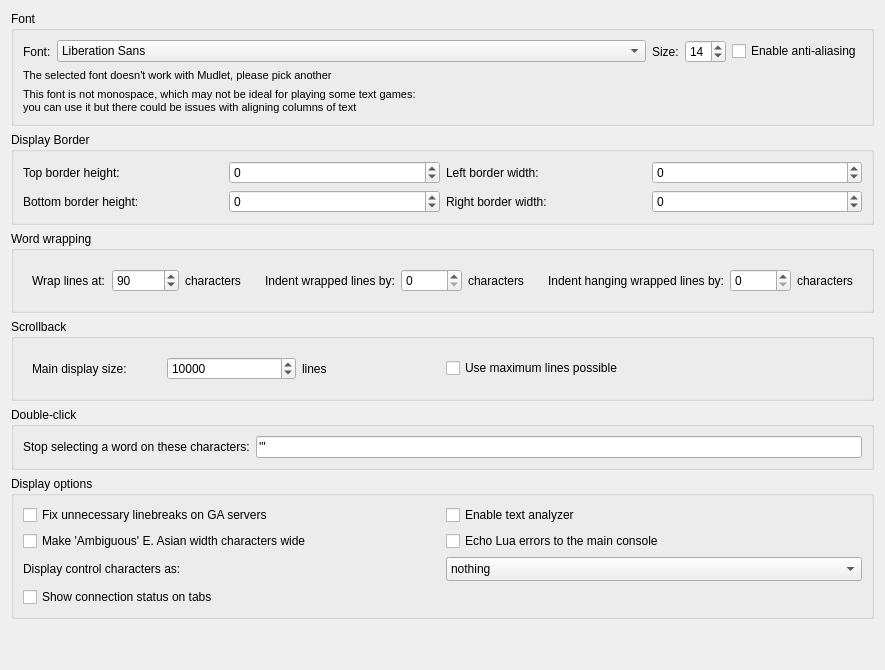
     <widget class="QWidget" name="tab_display">
      <property name="sizePolicy">
       <sizepolicy hsizetype="Expanding" vsizetype="Expanding">
        <horstretch>0</horstretch>
        <verstretch>0</verstretch>
       </sizepolicy>
      </property>
      <attribute name="title">
       <string>Main display</string>
      </attribute>
      <layout class="QVBoxLayout" name="vBoxLayout_tab_display">
       <item>
        <widget class="QGroupBox" name="groupBox_font">
         <property name="sizePolicy">
          <sizepolicy hsizetype="Preferred" vsizetype="Preferred">
           <horstretch>1</horstretch>
           <verstretch>0</verstretch>
          </sizepolicy>
         </property>
         <property name="title">
          <string>Font</string>
         </property>
         <layout class="QGridLayout" name="gridLayout_groupBox_font" columnstretch="0,1,0,0,0,0">
          <item row="0" column="0">
           <widget class="QLabel" name="label_displayFont">
            <property name="text">
             <string>Font:</string>
            </property>
            <property name="buddy">
             <cstring>fontComboBox_displayFont</cstring>
            </property>
           </widget>
          </item>
          <item row="0" column="1">
           <widget class="QFontComboBox" name="fontComboBox_displayFont">
            <property name="sizePolicy">
             <sizepolicy hsizetype="Preferred" vsizetype="Fixed">
              <horstretch>1</horstretch>
              <verstretch>0</verstretch>
             </sizepolicy>
            </property>
            <property name="editable">
             <bool>false</bool>
            </property>
            <property name="maxVisibleItems">
             <number>20</number>
            </property>
           </widget>
          </item>
          <item row="0" column="2">
           <widget class="QLabel" name="label_displayFontSize">
            <property name="text">
             <string>Size:</string>
            </property>
            <property name="buddy">
             <cstring>spinBox_displayFontSize</cstring>
            </property>
           </widget>
          </item>
          <item row="0" column="3">
           <widget class="QSpinBox" name="spinBox_displayFontSize">
            <property name="sizePolicy">
             <sizepolicy hsizetype="Preferred" vsizetype="Preferred">
              <horstretch>0</horstretch>
              <verstretch>0</verstretch>
             </sizepolicy>
            </property>
            <property name="minimum">
             <number>1</number>
            </property>
            <property name="maximum">
             <number>99</number>
            </property>
            <property name="value">
             <number>14</number>
            </property>
           </widget>
          </item>
          <item row="0" column="5">
           <widget class="QCheckBox" name="checkBox_antiAlias">
            <property name="toolTip">
             <string>&lt;p&gt;Use anti aliasing on fonts. Smoothes fonts if you have a high screen resolution and you can use larger fonts. Note that on low resolutions and small font sizes, the font gets blurry.&lt;/p&gt;</string>
            </property>
            <property name="text">
             <string>Enable anti-aliasing</string>
            </property>
           </widget>
          </item>
          <item row="1" column="0" colspan="4">
           <widget class="QLabel" name="label_invalidFontError">
            <property name="font">
             <font>
              <pointsize>8</pointsize>
             </font>
            </property>
            <property name="text">
             <string>The selected font doesn't work with Mudlet, please pick another</string>
            </property>
           </widget>
          </item>
          <item row="2" column="0" colspan="4">
           <widget class="QLabel" name="label_variableWidthFontWarning">
            <property name="font">
             <font>
              <pointsize>8</pointsize>
             </font>
            </property>
            <property name="text">
             <string comment="Note that this text is split into two lines so that the message is not too wide in English, please do the same for other locales where the text is the same or longer">This font is not monospace, which may not be ideal for playing some text games:
you can use it but there could be issues with aligning columns of text</string>
            </property>
           </widget>
          </item>
         </layout>
        </widget>
       </item>
       <item>
        <widget class="QGroupBox" name="groupBox_borders">
         <property name="sizePolicy">
          <sizepolicy hsizetype="Preferred" vsizetype="Preferred">
           <horstretch>0</horstretch>
           <verstretch>0</verstretch>
          </sizepolicy>
         </property>
         <property name="title">
          <string>Display Border</string>
         </property>
         <layout class="QGridLayout" name="gridLayout_groupBox_borders">
          <item row="0" column="0">
           <widget class="QLabel" name="label_26">
            <property name="sizePolicy">
             <sizepolicy hsizetype="Expanding" vsizetype="Preferred">
              <horstretch>0</horstretch>
              <verstretch>0</verstretch>
             </sizepolicy>
            </property>
            <property name="maximumSize">
             <size>
              <width>200</width>
              <height>16777215</height>
             </size>
            </property>
            <property name="toolTip">
             <string>&lt;p&gt;Extra space to have before text on top - can be set to negative to move text up beyond the screen.&lt;/p&gt;</string>
            </property>
            <property name="text">
             <string>Top border height:</string>
            </property>
            <property name="buddy">
             <cstring>topBorderHeight</cstring>
            </property>
           </widget>
          </item>
          <item row="0" column="1">
           <widget class="QSpinBox" name="topBorderHeight">
            <property name="sizePolicy">
             <sizepolicy hsizetype="Preferred" vsizetype="Preferred">
              <horstretch>0</horstretch>
              <verstretch>0</verstretch>
             </sizepolicy>
            </property>
            <property name="toolTip">
             <string>&lt;p&gt;Extra space to have before text on top - can be set to negative to move text up beyond the screen.&lt;/p&gt;</string>
            </property>
            <property name="minimum">
             <number>-1000000</number>
            </property>
            <property name="maximum">
             <number>1000000</number>
            </property>
            <property name="value">
             <number>0</number>
            </property>
           </widget>
          </item>
          <item row="0" column="2">
           <widget class="QLabel" name="label_29">
            <property name="sizePolicy">
             <sizepolicy hsizetype="Expanding" vsizetype="Preferred">
              <horstretch>0</horstretch>
              <verstretch>0</verstretch>
             </sizepolicy>
            </property>
            <property name="maximumSize">
             <size>
              <width>200</width>
              <height>16777215</height>
             </size>
            </property>
            <property name="toolTip">
             <string>&lt;p&gt;Extra space to have before text on the left - can be set to negative to move text left beyond the screen.&lt;/p&gt;</string>
            </property>
            <property name="text">
             <string>Left border width:</string>
            </property>
            <property name="buddy">
             <cstring>leftBorderWidth</cstring>
            </property>
           </widget>
          </item>
          <item row="0" column="3">
           <widget class="QSpinBox" name="leftBorderWidth">
            <property name="sizePolicy">
             <sizepolicy hsizetype="Preferred" vsizetype="Preferred">
              <horstretch>0</horstretch>
              <verstretch>0</verstretch>
             </sizepolicy>
            </property>
            <property name="toolTip">
             <string>&lt;p&gt;Extra space to have before text on the left - can be set to negative to move text left beyond the screen.&lt;/p&gt;</string>
            </property>
            <property name="minimum">
             <number>-1000000</number>
            </property>
            <property name="maximum">
             <number>1000000</number>
            </property>
            <property name="value">
             <number>0</number>
            </property>
           </widget>
          </item>
          <item row="1" column="0">
           <widget class="QLabel" name="label_27">
            <property name="sizePolicy">
             <sizepolicy hsizetype="Expanding" vsizetype="Preferred">
              <horstretch>0</horstretch>
              <verstretch>0</verstretch>
             </sizepolicy>
            </property>
            <property name="maximumSize">
             <size>
              <width>200</width>
              <height>16777215</height>
             </size>
            </property>
            <property name="toolTip">
             <string>&lt;p&gt;Extra space to have before text on the bottom - can be set to negative to allow text to go down beyond the screen.&lt;/p&gt;</string>
            </property>
            <property name="text">
             <string>Bottom border height:</string>
            </property>
            <property name="buddy">
             <cstring>bottomBorderHeight</cstring>
            </property>
           </widget>
          </item>
          <item row="1" column="1">
           <widget class="QSpinBox" name="bottomBorderHeight">
            <property name="sizePolicy">
             <sizepolicy hsizetype="Preferred" vsizetype="Preferred">
              <horstretch>0</horstretch>
              <verstretch>0</verstretch>
             </sizepolicy>
            </property>
            <property name="toolTip">
             <string>&lt;p&gt;Extra space to have before text on the bottom - can be set to negative to allow text to go down beyond the screen.&lt;/p&gt;</string>
            </property>
            <property name="minimum">
             <number>-1000000</number>
            </property>
            <property name="maximum">
             <number>1000000</number>
            </property>
            <property name="value">
             <number>0</number>
            </property>
           </widget>
          </item>
          <item row="1" column="2">
           <widget class="QLabel" name="label_28">
            <property name="sizePolicy">
             <sizepolicy hsizetype="Expanding" vsizetype="Preferred">
              <horstretch>0</horstretch>
              <verstretch>0</verstretch>
             </sizepolicy>
            </property>
            <property name="maximumSize">
             <size>
              <width>200</width>
              <height>16777215</height>
             </size>
            </property>
            <property name="toolTip">
             <string>&lt;p&gt;Extra space to have before text on the right - can be set to negative to move text right beyond the screen.&lt;/p&gt;</string>
            </property>
            <property name="text">
             <string>Right border width:</string>
            </property>
            <property name="buddy">
             <cstring>rightBorderWidth</cstring>
            </property>
           </widget>
          </item>
          <item row="1" column="3">
           <widget class="QSpinBox" name="rightBorderWidth">
            <property name="sizePolicy">
             <sizepolicy hsizetype="Preferred" vsizetype="Preferred">
              <horstretch>0</horstretch>
              <verstretch>0</verstretch>
             </sizepolicy>
            </property>
            <property name="toolTip">
             <string>&lt;p&gt;Extra space to have before text on the right - can be set to negative to move text right beyond the screen.&lt;/p&gt;</string>
            </property>
            <property name="minimum">
             <number>-1000000</number>
            </property>
            <property name="maximum">
             <number>1000000</number>
            </property>
            <property name="value">
             <number>0</number>
            </property>
           </widget>
          </item>
         </layout>
        </widget>
       </item>
       <item>
        <widget class="QGroupBox" name="groupBox_wrapping">
         <property name="sizePolicy">
          <sizepolicy hsizetype="Preferred" vsizetype="Preferred">
           <horstretch>0</horstretch>
           <verstretch>0</verstretch>
          </sizepolicy>
         </property>
         <property name="layoutDirection">
          <enum>Qt::LayoutDirection::LeftToRight</enum>
         </property>
         <property name="title">
          <string>Word wrapping</string>
         </property>
         <layout class="QHBoxLayout" name="horizontalLayout_groupBox_wrapping">
          <item>
           <widget class="QFrame" name="frame_wrap_at">
            <property name="frameShape">
             <enum>QFrame::Shape::NoFrame</enum>
            </property>
            <layout class="QHBoxLayout" name="horizontalLayout_frame_wrap_at">
             <item>
              <widget class="QLabel" name="label_wrap_at_spinBox">
               <property name="sizePolicy">
                <sizepolicy hsizetype="Preferred" vsizetype="Preferred">
                 <horstretch>0</horstretch>
                 <verstretch>0</verstretch>
                </sizepolicy>
               </property>
               <property name="maximumSize">
                <size>
                 <width>200</width>
                 <height>16777215</height>
                </size>
               </property>
               <property name="text">
                <string>Wrap lines at:</string>
               </property>
               <property name="buddy">
                <cstring>wrap_at_spinBox</cstring>
               </property>
              </widget>
             </item>
             <item>
              <widget class="QSpinBox" name="wrap_at_spinBox">
               <property name="minimum">
                <number>1</number>
               </property>
               <property name="maximum">
                <number>999999</number>
               </property>
               <property name="value">
                <number>90</number>
               </property>
              </widget>
             </item>
             <item>
              <widget class="QLabel" name="label_23">
               <property name="text">
                <string>characters</string>
               </property>
               <property name="buddy">
                <cstring>wrap_at_spinBox</cstring>
               </property>
              </widget>
             </item>
            </layout>
           </widget>
          </item>
          <item>
           <widget class="QFrame" name="frame_indent_wrapped">
            <property name="frameShape">
             <enum>QFrame::Shape::NoFrame</enum>
            </property>
            <layout class="QHBoxLayout" name="horizontalLayout_frame_indent_wrapped">
             <item>
              <widget class="QLabel" name="label_indent_wrapped_spinBox">
               <property name="sizePolicy">
                <sizepolicy hsizetype="Preferred" vsizetype="Preferred">
                 <horstretch>0</horstretch>
                 <verstretch>0</verstretch>
                </sizepolicy>
               </property>
               <property name="maximumSize">
                <size>
                 <width>200</width>
                 <height>16777215</height>
                </size>
               </property>
               <property name="text">
                <string>Indent wrapped lines by:</string>
               </property>
               <property name="buddy">
                <cstring>indent_wrapped_spinBox</cstring>
               </property>
              </widget>
             </item>
             <item>
              <widget class="QSpinBox" name="indent_wrapped_spinBox">
               <property name="minimum">
                <number>0</number>
               </property>
               <property name="maximum">
                <number>99999</number>
               </property>
               <property name="value">
                <number>0</number>
               </property>
              </widget>
             </item>
             <item>
              <widget class="QLabel" name="label_25">
               <property name="text">
                <string>characters</string>
               </property>
               <property name="buddy">
                <cstring>indent_wrapped_spinBox</cstring>
               </property>
              </widget>
             </item>
            </layout>
           </widget>
          </item>
          <item>
           <widget class="QFrame" name="frame_hanging_indent_wrapped">
            <property name="frameShape">
             <enum>QFrame::Shape::NoFrame</enum>
            </property>
            <layout class="QHBoxLayout" name="horizontalLayout_frame_hanging_indent_wrapped">
             <item>
              <widget class="QLabel" name="label_hanging_indent_wrapped">
               <property name="sizePolicy">
                <sizepolicy hsizetype="Preferred" vsizetype="Preferred">
                 <horstretch>0</horstretch>
                 <verstretch>0</verstretch>
                </sizepolicy>
               </property>
               <property name="maximumSize">
                <size>
                 <width>200</width>
                 <height>16777215</height>
                </size>
               </property>
               <property name="toolTip">
                <string>&lt;p&gt;Subsequent wrapped lines will be indented by this amount.&lt;/p&gt;</string>
               </property>
               <property name="text">
                <string>Indent hanging wrapped lines by:</string>
               </property>
               <property name="buddy">
                <cstring>hanging_indent_wrapped_spinBox</cstring>
               </property>
              </widget>
             </item>
             <item>
              <widget class="QSpinBox" name="hanging_indent_wrapped_spinBox">
               <property name="minimum">
                <number>0</number>
               </property>
               <property name="maximum">
                <number>99999</number>
               </property>
               <property name="value">
                <number>0</number>
               </property>
              </widget>
             </item>
             <item>
              <widget class="QLabel" name="label_41">
               <property name="text">
                <string>characters</string>
               </property>
               <property name="buddy">
                <cstring>hanging_indent_wrapped_spinBox</cstring>
               </property>
              </widget>
             </item>
            </layout>
           </widget>
          </item>
         </layout>
        </widget>
       </item>
       <item>
        <widget class="QGroupBox" name="groupBox_consoleBuffer">
         <property name="title">
          <string>Scrollback</string>
         </property>
         <layout class="QHBoxLayout" name="horizontalLayout_groupBox_consoleBuffer">
          <item>
           <widget class="QFrame" name="frame_console_buffer_size">
            <property name="frameShape">
             <enum>QFrame::Shape::NoFrame</enum>
            </property>
            <layout class="QHBoxLayout" name="horizontalLayout_frame_console_buffer_size">
             <item>
              <widget class="QLabel" name="label_console_buffer_size_spinBox">
               <property name="sizePolicy">
                <sizepolicy hsizetype="Preferred" vsizetype="Preferred">
                 <horstretch>0</horstretch>
                 <verstretch>0</verstretch>
                </sizepolicy>
               </property>
               <property name="maximumSize">
                <size>
                 <width>200</width>
                 <height>16777215</height>
                </size>
               </property>
               <property name="toolTip">
                <string>&lt;p&gt;Maximum number of lines to keep in the console buffer. When exceeded, older lines are removed in batches.&lt;/p&gt;</string>
               </property>
               <property name="text">
                <string>Main display size:</string>
               </property>
               <property name="buddy">
                <cstring>console_buffer_size_spinBox</cstring>
               </property>
              </widget>
             </item>
             <item>
              <widget class="QSpinBox" name="console_buffer_size_spinBox">
               <property name="toolTip">
                <string>&lt;p&gt;Maximum number of lines to keep in the console buffer. Minimum is 100 lines.&lt;/p&gt;</string>
               </property>
               <property name="minimum">
                <number>100</number>
               </property>
               <property name="maximum">
                <number>2147483647</number>
               </property>
               <property name="value">
                <number>10000</number>
               </property>
              </widget>
             </item>
             <item>
              <widget class="QLabel" name="label_console_buffer_lines">
               <property name="text">
                <string>lines</string>
               </property>
               <property name="buddy">
                <cstring>console_buffer_size_spinBox</cstring>
               </property>
              </widget>
             </item>
            </layout>
           </widget>
          </item>
          <item>
           <widget class="QCheckBox" name="checkBox_useMaxBufferSize">
            <property name="toolTip">
             <string>&lt;p&gt;Use the maximum buffer size your system can handle. This will be calculated based on available memory.&lt;/p&gt;</string>
            </property>
            <property name="text">
             <string>Use maximum lines possible</string>
            </property>
           </widget>
          </item>
         </layout>
        </widget>
       </item>
       <item>
        <widget class="QGroupBox" name="groupBox_doubleClick">
         <property name="title">
          <string>Double-click</string>
         </property>
         <layout class="QHBoxLayout" name="horizontalLayout_doubleclick_ignore">
          <item>
           <widget class="QLabel" name="doubleclick_ignore_label">
            <property name="text">
             <string>Stop selecting a word on these characters:</string>
            </property>
            <property name="buddy">
             <cstring>doubleclick_ignore_lineedit</cstring>
            </property>
           </widget>
          </item>
          <item>
           <widget class="QLineEdit" name="doubleclick_ignore_lineedit">
            <property name="toolTip">
             <string>&lt;p&gt;Enter the characters you'd like double-clicking to stop selecting text on here. If you don't enter any, double-clicking on a word will only stop at a space, and will include characters like a double or a single quote. For example, double-clicking on the word &lt;span style=&quot; font-style:italic;&quot;&gt;Hello&lt;/span&gt; in the following will select &lt;span style=&quot; font-style:italic;&quot;&gt;&amp;quot;&lt;/span&gt;&lt;span style=&quot; font-style:italic;&quot;&gt;Hello!&amp;quot;&lt;/span&gt;&lt;/p&gt;&lt;p&gt;You say, &lt;span style=&quot; font-weight:600;&quot;&gt;&amp;quot;Hello!&amp;quot;&lt;/span&gt;&lt;/p&gt;&lt;p&gt;If you set the characters in the field to &lt;span style=&quot; font-weight:600;&quot;&gt;'&amp;quot;! &lt;/span&gt;which will mean it should stop selecting on ' &lt;span style=&quot; font-style:italic;&quot;&gt;or&lt;/span&gt; &amp;quot; &lt;span style=&quot; font-style:italic;&quot;&gt;or&lt;/span&gt; ! then double-clicking on &lt;span style=&quot; font-style:italic;&quot;&gt;Hello&lt;/span&gt; will just select &lt;span style=&quot; font-style:italic;&quot;&gt;Hello&lt;/span&gt;&lt;/p&gt;&lt;p&gt;You say, &amp;quot;&lt;span style=&quot; font-weight:600;&quot;&gt;Hello&lt;/span&gt;!&amp;quot;&lt;/p&gt;</string>
            </property>
            <property name="text">
             <string>'&quot;</string>
            </property>
            <property name="placeholderText">
             <string>(characters to ignore in selection, for example ' or &quot;)</string>
            </property>
           </widget>
          </item>
         </layout>
        </widget>
       </item>
       <item>
        <widget class="QGroupBox" name="groupBox_displayOptions">
         <property name="title">
          <string>Display options</string>
         </property>
         <layout class="QGridLayout" name="gridLayout_groupBox_displayOptions">
          <item row="2" column="0">
           <widget class="QLabel" name="label_controlCharacterHandling">
            <property name="text">
             <string>Display control characters as:</string>
            </property>
            <property name="buddy">
             <cstring>comboBox_controlCharacterHandling</cstring>
            </property>
           </widget>
          </item>
          <item row="1" column="0">
           <widget class="QCheckBox" name="checkBox_useWideAmbiguousEastAsianGlyphs">
            <property name="text">
             <string>Make 'Ambiguous' E. Asian width characters wide</string>
            </property>
            <property name="tristate">
             <bool>true</bool>
            </property>
           </widget>
          </item>
          <item row="0" column="0">
           <widget class="QCheckBox" name="checkBox_USE_IRE_DRIVER_BUGFIX">
            <property name="toolTip">
             <string>&lt;p&gt;Some games (notably all IRE MUDs) suffer from a bug where they don't properly communicate with the client on where a newline should be. Enable this to fix text from getting appended to the previous prompt line.&lt;/p&gt;</string>
            </property>
            <property name="text">
             <string>Fix unnecessary linebreaks on GA servers</string>
            </property>
           </widget>
          </item>
          <item row="0" column="1">
           <widget class="QCheckBox" name="checkBox_enableTextAnalyzer">
            <property name="text">
             <string>Enable text analyzer</string>
            </property>
           </widget>
          </item>
          <item row="1" column="1">
           <widget class="QCheckBox" name="checkBox_echoLuaErrors">
            <property name="toolTip">
             <string>&lt;p&gt;Prints Lua errors to the main console in addition to the error tab in the editor.&lt;/p&gt;</string>
            </property>
            <property name="text">
             <string>Echo Lua errors to the main console</string>
            </property>
           </widget>
          </item>
          <item row="2" column="1">
           <widget class="QComboBox" name="comboBox_controlCharacterHandling">
            <property name="currentIndex">
             <number>0</number>
            </property>
            <property name="sizeAdjustPolicy">
             <enum>QComboBox::SizeAdjustPolicy::AdjustToMinimumContentsLengthWithIcon</enum>
            </property>
            <item>
             <property name="text">
              <string>nothing</string>
             </property>
            </item>
            <item>
             <property name="text">
              <string>Unicode Control Pictures</string>
             </property>
            </item>
            <item>
             <property name="text">
              <string>CP437 (OEM Font)- like</string>
             </property>
            </item>
           </widget>
          </item>
          <item row="3" column="0">
           <widget class="QCheckBox" name="checkBox_showTabConnectionIndicators">
            <property name="toolTip">
             <string>Display whenever a tab is connected or a disconnected</string>
            </property>
            <property name="text">
             <string>Show connection status on tabs</string>
            </property>
           </widget>
          </item>
         </layout>
        </widget>
       </item>
       <item>
        <spacer name="verticalSpacer_mainDisplay">
         <property name="orientation">
          <enum>Qt::Orientation::Vertical</enum>
         </property>
         <property name="sizeHint" stdset="0">
          <size>
           <width>20</width>
           <height>40</height>
          </size>
         </property>
        </spacer>
       </item>
      </layout>
     </widget>
